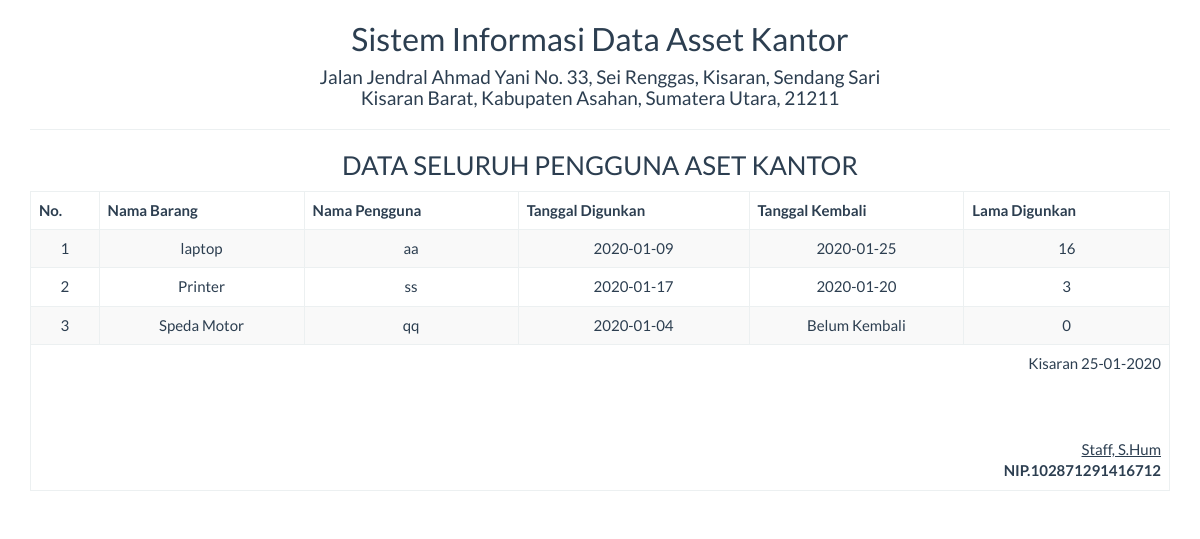
The app's page /penggunaan_semua.php with its own data.
### tables this page shows
CREATE TABLE IF NOT EXISTS `pengguna` (
`id` int(11) NOT NULL,
  `nama_barang` varchar(100) NOT NULL,
  `nm_pengguna` varchar(100) NOT NULL,
  `tgl_digunakan` varchar(100) NOT NULL,
  `tgl_kembali` varchar(100) NOT NULL,
  `lama_guna` int(100) NOT NULL,
  `ket` varchar(100) NOT NULL
);

### penggunaan_semua.php (the view, shortened to what this page needs)
<!DOCTYPE html>
<html>
    <head>
        <link href="../Assets/css/bootstrap.min.css" rel="stylesheet" type="text/css"/>
    </head>
    <body onload="print()">
        <?php
        include '../config/koneksi.php';
        ?>
        <div class="container">
            <div class='row'>
                <div class="col-sm-12">
                    <div class="text-center">
                        <h2>Sistem Informasi Data Asset Kantor </h2>
                        <h4>Jalan Jendral Ahmad Yani No. 33, Sei Renggas, Kisaran, Sendang Sari <br> Kisaran Barat, Kabupaten Asahan, Sumatera Utara, 21211</h4>
                        <hr>
                        <h3>DATA SELURUH PENGGUNA ASET KANTOR</h3>
                        <table class="table table-bordered table-striped table-hover">
                        <tbody>
                                <thead>
								<tr>
									<th>No.</th><th width="18%">Nama Barang</th><th>Nama Pengguna</th><th>Tanggal Digunkan</th><th>Tanggal Kembali</th><th>Lama Digunkan</th>
								</tr>
								</thead>
							<tbody>
                            <?php
                            $sql = "SELECT * FROM pengguna";
                            $query = mysqli_query($koneksi, $sql) or die("SQL Anda Salah");
                            $nomor = 0;
                            while ($data = mysqli_fetch_array($query)) {
                                $nomor++;
                                ?>
                                <tr>
                                    <td><?= $nomor ?></td>
                                    <td><?= $data['nama_barang'] ?></td>
									<td><?= $data['nm_pengguna'] ?></td>
                                    <td><?= $data['tgl_digunakan'] ?></td>
                                    <td><?= $data['tgl_kembali'] ?></td>
                                    <td><?= $data['lama_guna'] ?></td>
                                </tr>
                            <?php } ?>
							</tbody>
                        </tbody>
                            <tfoot>
                                <tr>
                                    <td colspan="8" class="text-right">
                                        Kisaran  <?= date("d-m-Y") ?>
                                        <br><br><br><br>
                                        <u>Staff, S.Hum<strong></u><br>
                                        NIP.102871291416712
									</td>
								</tr>
							</tfoot>
                        </table>
                    </div>
                </div>
            </div>
    </body>
</html>

### records on screen
pengguna: nama_barang "laptop", nm_pengguna "aa", tgl_digunakan "2020-01-09", tgl_kembali "2020-01-25", lama_guna "16"
pengguna: nama_barang "Printer", nm_pengguna "ss", tgl_digunakan "2020-01-17", tgl_kembali "2020-01-20", lama_guna "3"
pengguna: nama_barang "Speda Motor", nm_pengguna "qq", tgl_digunakan "2020-01-04", tgl_kembali "Belum Kembali", lama_guna "0"
